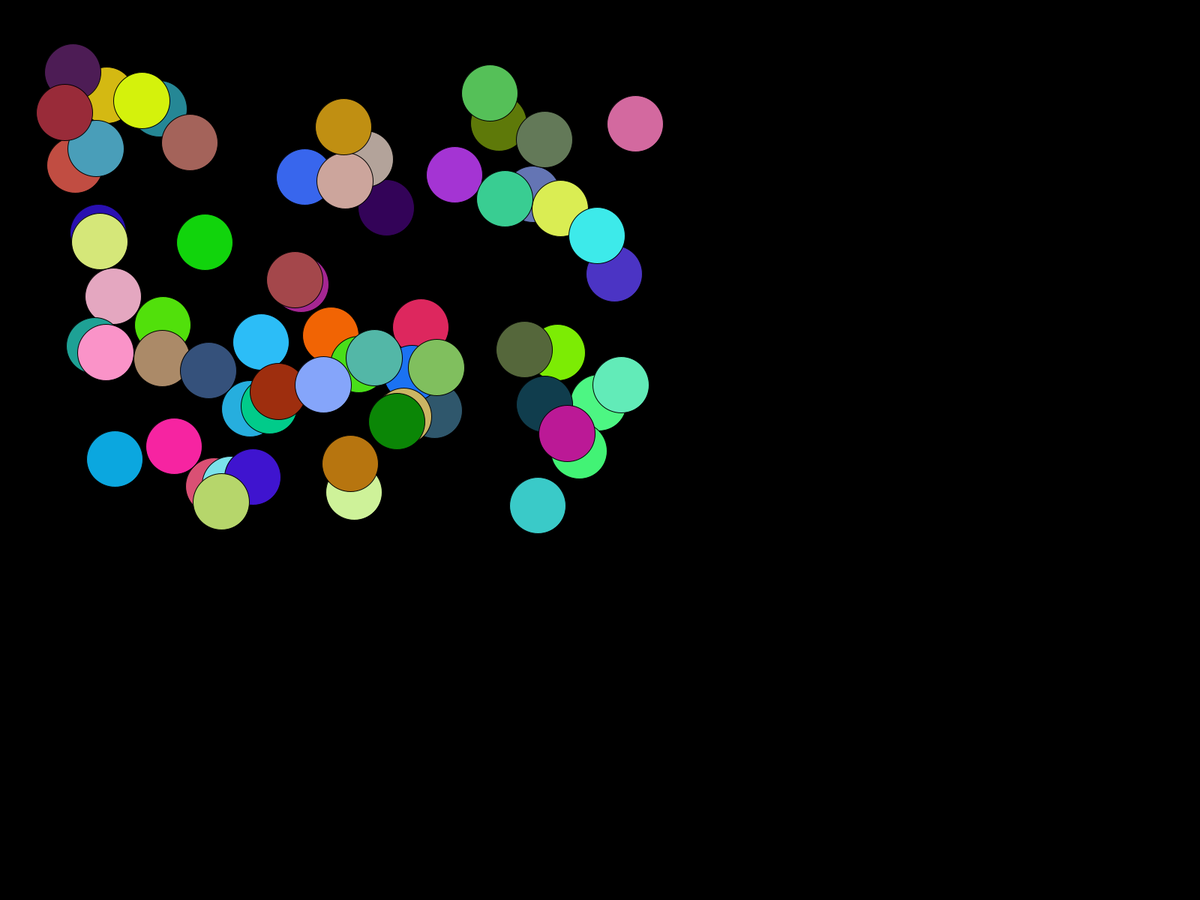
Frame 1 (no input)
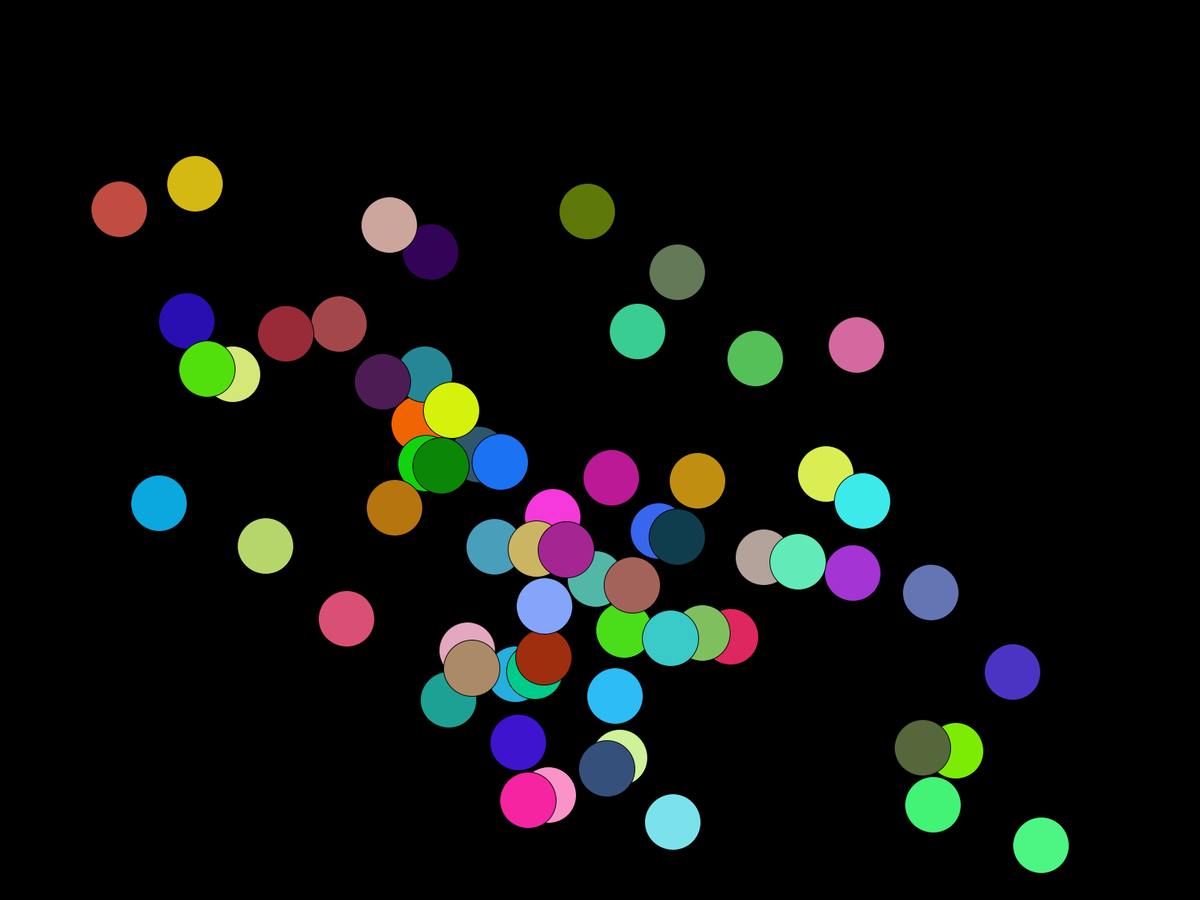
Frame 60 (the mouse pressed at the canvas centre just before this capture)
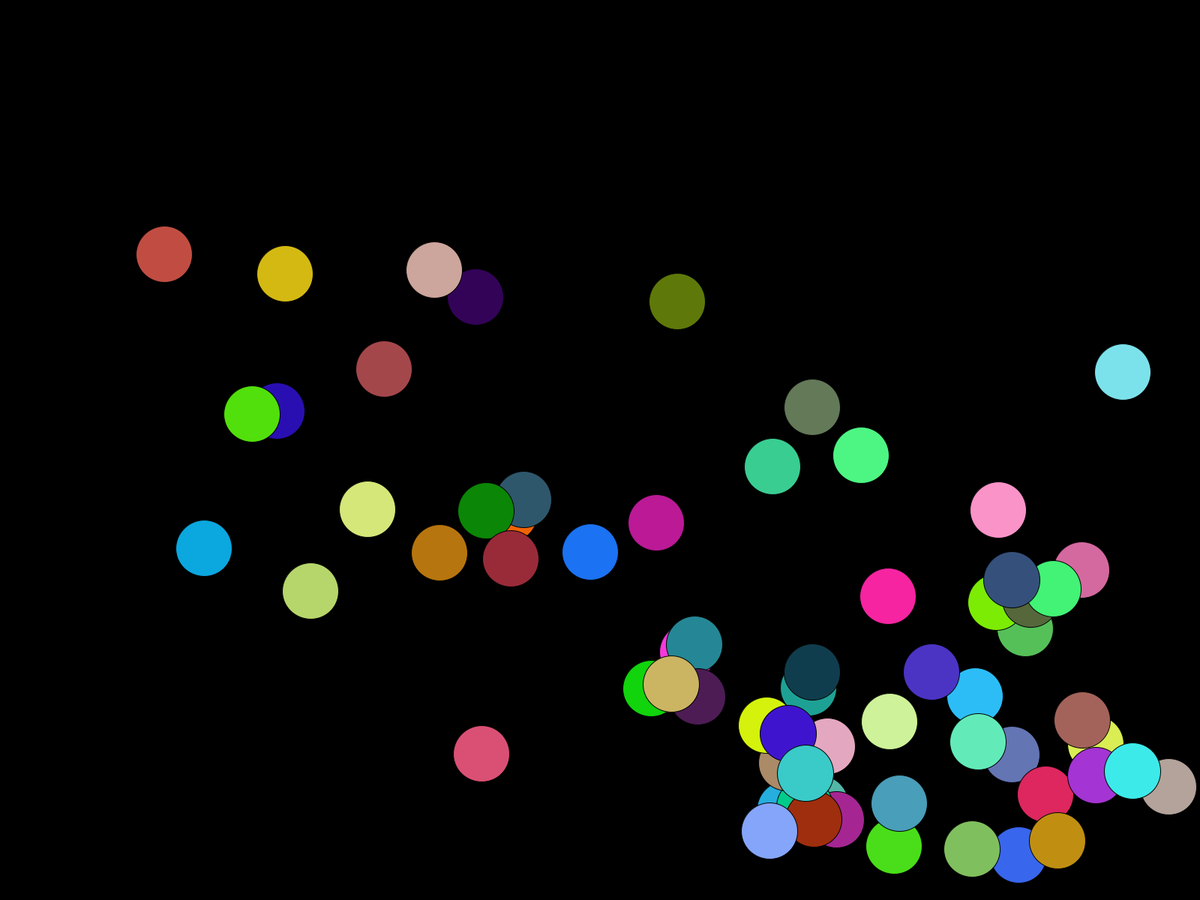
Frame 120 (the mouse held since frame 60 and released just before this capture)

The Processing sketch that drew these frames (run headless with seeded random() and noise(); from frame 60 on, the mouse is pressed at the canvas centre):

// Processing sketch: myBall
// ── myBall.pde
Ball myBall[]; 
int amount;

void setup() 
{
  fullScreen();
  amount = int(random(100)) + 1; 
  myBall = new Ball[amount];
  for (int i = 0; i < amount; i++)
    myBall[i] = new Ball();
}

void draw() 
{
  background(0);
  fill(255);
  for (int i = 0; i < amount; i++) {
    myBall[i].update();
    myBall[i].checkCollision();
    myBall[i].draw();
  }
}
// ── Ball.pde
class Ball {
  int x, y, 
    dirx, diry, 
    size; 
  color c;

  Ball() {
    if (width > height)
      this.size = height/16;
    else
      this.size = width/16;

    this.x = int(random(width/2)) + this.size;
    this.y = int(random(height/2)) + this.size;

    this.dirx = this.diry = int(random(10)) + 1;
    this.c = color(random(255), random(255), random(255));
  }

  void draw() {
    fill(this.c);
    ellipse(this.x, this.y, this.size, this.size);
  }

  void update() {
    this.x += this.dirx; 
    this.y += this.diry;
  }
  
  void checkCollision() {
    if (this.x < size/2 || this.x > width-size/2) this.dirx *= -1;
    if (this.y < size/2 || this.y > height-size/2) this.diry *= -1;
  }
}
